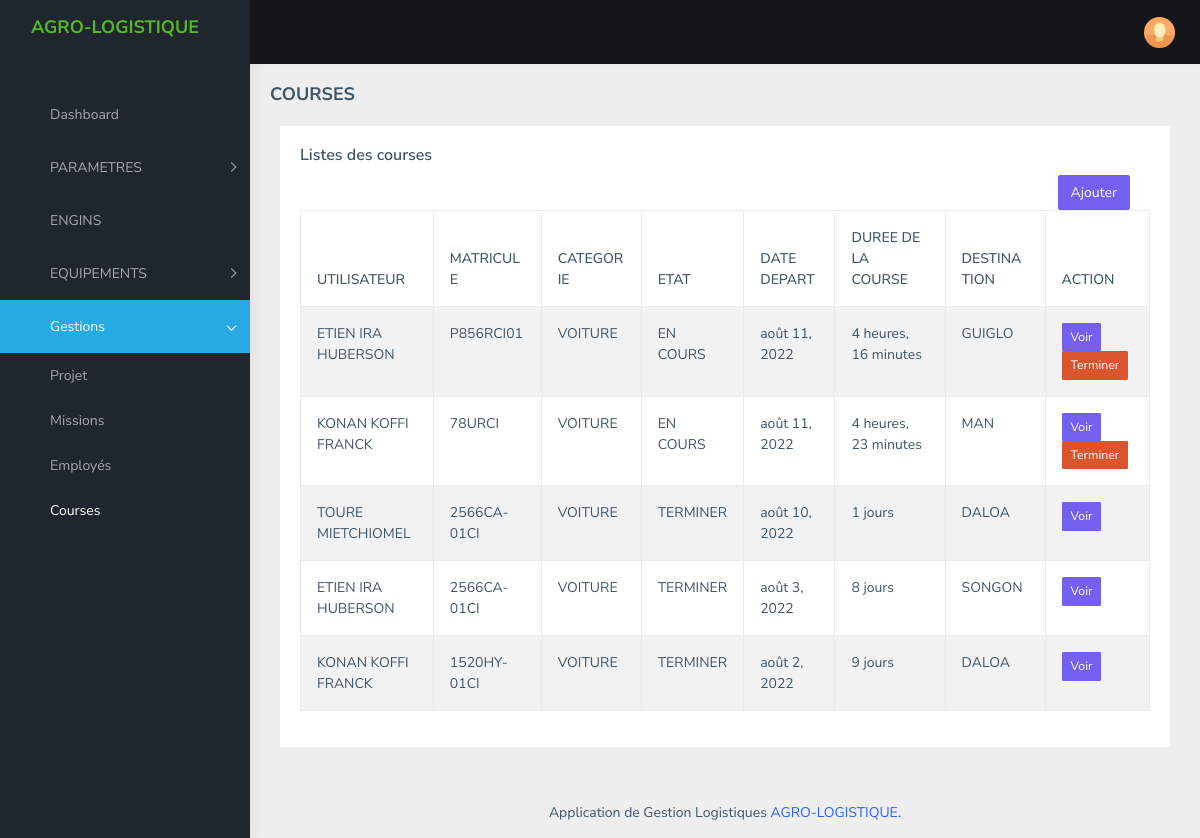
The page /gestions/index_course/ (signed in) on the database its author committed.
### gestions/models.py (models this page shows, shortened)
class Course(models.Model):
    etat_course = models.CharField(max_length=255,choices=ETAT_PROJET,default='')
    motif = models.TextField()
    depart = models.CharField(max_length=255)
    destination = models.CharField(max_length=255)
    date_course = models.DateField()
    date_fin = models.DateField(blank=True , null=True)
    employe = models.ForeignKey(Employer, on_delete=models.CASCADE)
    vehicule = models.ForeignKey(Engins, on_delete=models.CASCADE)
    created_at = models.DateTimeField(auto_now_add=True)
    updated_at = models.DateTimeField(auto_now=True)

class Employer(models.Model):
    nom = models.CharField(max_length=255)
    prenom = models.CharField(max_length=255)
    fonction = models.ForeignKey(Fonction, on_delete=models.CASCADE)
    email = models.EmailField()
    contact = models.CharField(max_length=100, blank=True, null=True)
    matricule = models.CharField(max_length=255, blank=True, null=True)
    materiel = models.ManyToManyField(Materiel, through='Attribution')
    etat = models.CharField(max_length=50, choices=ETAT, default='')
    created_at = models.DateTimeField(auto_now_add=True)
    updated_at = models.DateTimeField(auto_now=True)

### engins/models.py (models this page shows, shortened)
class Engins(models.Model):
    model = models.CharField(max_length=225)
    marque = models.CharField(max_length=225)
    couleur = models.CharField(max_length=225)
    matricule = models.CharField(max_length=225)
    numcharsis = models.CharField(max_length=225,blank=True, null=True)
    date_achat = models.DateField()
    mise_en_circulation = models.DateField()
    prix_achat = models.IntegerField(blank=True, null=True)
    etat = models.CharField(max_length=100, choices=ETAT_ENGINS, default='')
    type_engins = models.ForeignKey(Type_vehicule, on_delete=models.CASCADE)
    engin_image = models.ImageField(blank=True,null=True,upload_to="images/")
    created_at = models.DateTimeField(auto_now_add=True)
    updated_at = models.DateTimeField(auto_now=True)

### parametres/models.py (models this page shows, shortened)
class Type_vehicule(models.Model):
    libelle = models.CharField(max_length=225,unique=True)
    created_at = models.DateTimeField(auto_now_add=True)
    updated_at = models.DateTimeField(auto_now=True)
    def __str__(self):
        return '%s' % (self.libelle)

### gestions/views.py (the view)
# urls.py: path('index_course/', CoursesView, name='courses'),
@login_required(login_url='compteuser:login')
def CoursesView(request):
    courses = Course.objects.order_by('-id')
    for course in courses :
        time = datetime.datetime.now()
        if course.created_at.day == time.day:
            reduct = time.hour - course.created_at.hour
            if reduct >= 1 :
                course.diff = str(time.hour - course.created_at.hour) + " heurs"
            else :
                course.diff = "Moins d'une heure"
        else:
            if course.created_at.month == time.month:
                course.diff = str(time.day - course.created_at.day) + " jours"
            else:
                if course.created_at.year == time.year:
                    course.diff = str(time.month - course.created_at.month) + " mois"
    context = {
        'courses':courses
    }
    return render(request, 'course/index.html',context)

### gestions/templates/course/index.html (shortened to what this page needs)
{% extends 'base.html' %}
{% load widget_tweaks %}
{% load static %}
{% block breadcumbs %}
    <div class="page-breadcrumb">
          <div class="row">
            <div class="col-12 d-flex no-block align-items-center">
              <h4 class="page-title">COURSES</h4>
            </div>
          </div>
        </div>
{% endblock %}
{% block content %}
<div class="container-fluid">
 <div class="row">
    <div class="col-12">
<div class="card">
    <div class="card-body">
      <h5 class="card-title">Listes des courses</h5>
      <div class="table-responsive">
        <a href="{% url 'gestions:ajout_course' %}" class="btn btn-primary" style="float: right; margin-right: 20px;" > Ajouter </a>
        <table id="zero_config" class="table table-striped table-bordered">
          <thead>
            <tr>
              <th style="max-width: 100px;">UTILISATEUR</th>
              <th style="max-width: 100px;">MATRICULE</th>
              <th style="max-width: 100px;">CATEGORIE</th>
              <th style="max-width: 100px;">ETAT</th>
              <th style="max-width: 100px;">DATE DEPART</th>
              <th style="max-width: 100px;">DUREE DE LA COURSE</th>
              <th style="max-width: 100px;">DESTINATION</th>
              <th style="max-width: 100px;">ACTION</th>
            </tr>
          </thead>
          <tbody>
            {% for course in courses %}
            <tr>
                <td>{{course.employe.nom}} {{course.employe.prenom}}</td>
                <td>{{course.vehicule.matricule}}</td>
                <td>{{course.vehicule.type_engins}}</td>
                <td>{{course.etat_course}}</td>
                <td>{{course.date_course}}</td>
                {% if not course.date_fin %}
                <td>{{course.created_at | timesince}}</td>
                {% else %}
                <td> {{course.diff}} </td>
                {% endif %}
                <td>{{course.destination}}</td>
                <td>
                    <a href="{% url 'gestions:edit_course' course.id %}" class="btn btn-primary btn-sm" >Voir </a>
                    {% if course.etat_course == 'EN COURS' %}
                    <a  onclick="termine_cours('{% url 'gestions:termine_course' course.id %}')" class="btn btn-danger btn-sm">Terminer </a>
                    {% endif %}
                </td>
              </tr>
            {% endfor %}
        </table>
      </div>
    </div>
  </div>
  </div>
  </div>
  </div>
{% endblock %}

### rows shown on the page
Course: employe.nom "ETIEN", employe.prenom "IRA HUBERSON", vehicule.matricule "P856RCI01", vehicule.type_engins "VOITURE", etat_course "EN COURS", date_course "août 11, 2022", created_at "4 heures, 16 minutes", destination "GUIGLO", shows "Terminer"
Course: employe.nom "KONAN", employe.prenom "KOFFI FRANCK", vehicule.matricule "78URCI", vehicule.type_engins "VOITURE", etat_course "EN COURS", date_course "août 11, 2022", created_at "4 heures, 23 minutes", destination "MAN", shows "Terminer"
Course: employe.nom "TOURE", employe.prenom "MIETCHIOMEL", vehicule.matricule "2566CA-01CI", vehicule.type_engins "VOITURE", etat_course "TERMINER", date_course "août 10, 2022", diff "1 jours", destination "DALOA"
Course: employe.nom "ETIEN", employe.prenom "IRA HUBERSON", vehicule.matricule "2566CA-01CI", vehicule.type_engins "VOITURE", etat_course "TERMINER", date_course "août 3, 2022", diff "8 jours", destination "SONGON"
Course: employe.nom "KONAN", employe.prenom "KOFFI FRANCK", vehicule.matricule "1520HY-01CI", vehicule.type_engins "VOITURE", etat_course "TERMINER", date_course "août 2, 2022", diff "9 jours", destination "DALOA"
